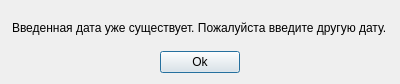
<?xml version="1.0" encoding="UTF-8"?>
<ui version="4.0">
 <class>Dialog_err_date_seasons</class>
 <widget class="QDialog" name="Dialog_err_date_seasons">
  <property name="geometry">
   <rect>
    <x>0</x>
    <y>0</y>
    <width>400</width>
    <height>84</height>
   </rect>
  </property>
  <property name="windowTitle">
   <string>Dialog</string>
  </property>
  <layout class="QVBoxLayout" name="verticalLayout">
   <item alignment="Qt::AlignHCenter">
    <widget class="QLabel" name="label">
     <property name="text">
      <string>Введенная дата уже существует. Пожалуйста введите другую дату.</string>
     </property>
    </widget>
   </item>
   <item alignment="Qt::AlignHCenter">
    <widget class="QPushButton" name="pushButton">
     <property name="text">
      <string>Ok</string>
     </property>
    </widget>
   </item>
  </layout>
 </widget>
 <resources/>
 <connections/>
</ui>
